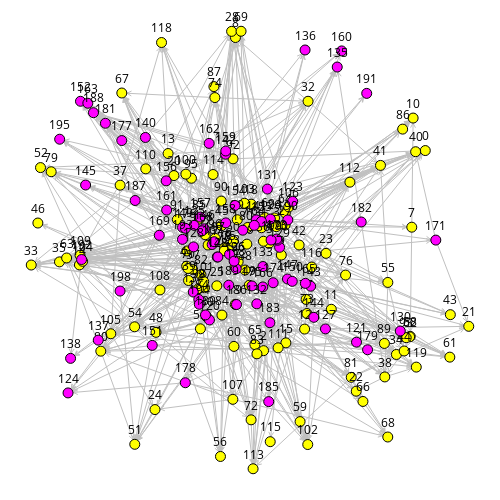

Write notebook code for a chart like this one.
### Code cell
#Primeiro grafo com posicoes aleatorias
sn.reset_edge_colors(g)
sn.reset_positions(g, None)
sn.show_graph(g, nlab=True)
